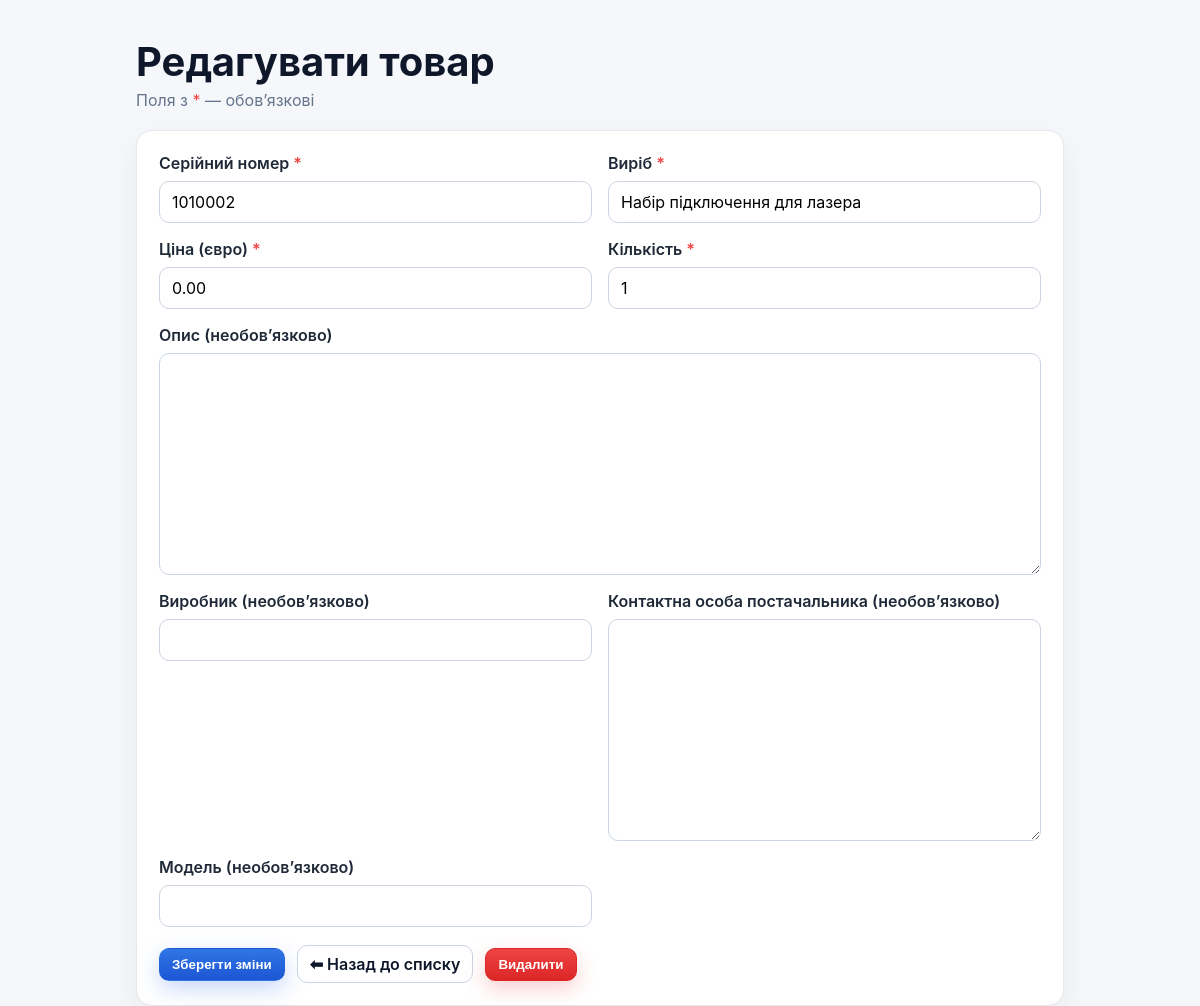
Page /product/3/edit/ on the committed database.
### imagApp/models.py (models this page shows, shortened)
class Product(models.Model):
    subsystem = models.ForeignKey(Subsystem, on_delete=models.CASCADE, related_name="products")
    serial_number = models.CharField("Серійний номер", max_length=50)
    name = models.CharField("Виріб", max_length=100)
    price = models.DecimalField("Ціна (євро)", max_digits=10, decimal_places=2)
    stock = models.PositiveIntegerField("Кількість", default=1)
    description = models.TextField("Опис", blank=True, null=True)
    manufacturer = models.CharField("Виробник", max_length=100, blank=True, null=True)
    model = models.CharField("Модель", max_length=100, blank=True, null=True)
    supplier_contact = models.TextField("Контактна особа постачальника", blank=True, null=True)

### imagApp/views.py (the view)
# urls.py: path("product/<int:pk>/edit/", views.edit_product, name="edit_product"),
def edit_product(request, pk):
    product = get_object_or_404(Product, pk=pk)
    if request.method == "POST":
        form = ProductForm(request.POST, instance=product)
        if form.is_valid():
            form.save()
            messages.info(request, "Зміни збережено")
            return redirect("production")
        else:
            messages.error(request, "Виникла помилка. Перевірте дані.")
    else:
        form = ProductForm(instance=product)
    return render(request, "product_form.html", {"form": form, "mode": "edit", "product": product})

### imagApp/forms.py
class ProductForm(forms.ModelForm):
    class Meta:
        model = Product
        fields = [
            "subsystem",
            "serial_number",
            "name",
            "price",
            "stock",
            "description",
            "manufacturer",
            "model",
            "supplier_contact",
        ]

### imagApp/models.py (called while the page is built)
    def __str__(self):
        return f"{self.serial_number} - {self.system} - {self.subsystem}"

### imagApp/templates/product_form.html (shortened to what this page needs)
{% load static %}
<!DOCTYPE html>
<html lang="uk">
<head>
    <link rel="stylesheet" href="{% static 'css/main.css' %}">
    <link rel="stylesheet" href="{% static 'css/product_form.css' %}">
</head>
<body>
    <main class="container">
        <header class="page-header">
            <h1>{% if mode == "edit" %}Редагувати товар{% else %}Додати товар{% endif %}</h1>
            <p class="subtitle">Поля з <span class="req">*</span> — обов’язкові</p>
        </header>
        <section class="card">
            <form method="post" novalidate>
                <div class="grid">
                    <div class="form-group">
                        <label for="{{ form.serial_number.id_for_label }}">Серійний номер <span class="req">*</span></label>
                        {{ form.serial_number }}
                    </div>
                    <div class="form-group">
                        <label for="{{ form.name.id_for_label }}">Виріб <span class="req">*</span></label>
                        {{ form.name }}
                    </div>
                    <div class="form-group">
                        <label for="{{ form.price.id_for_label }}">Ціна (євро) <span class="req">*</span></label>
                        {{ form.price }}
                    </div>
                    <div class="form-group">
                        <label for="{{ form.stock.id_for_label }}">Кількість <span class="req">*</span></label>
                        {{ form.stock }}
                    </div>
                    <div class="form-group col-span-2">
                        <label for="{{ form.description.id_for_label }}">Опис (необов’язково)</label>
                        {{ form.description }}
                    </div>
                    <div class="form-group">
                        <label for="{{ form.manufacturer.id_for_label }}">Виробник (необов’язково)</label>
                        {{ form.manufacturer }}
                    </div>
                    <div class="form-group kontact-textarea">
                        <label for="{{ form.supplier_contact.id_for_label }}">Контактна особа постачальника (необов’язково)</label>
                        {{ form.supplier_contact }}
                    </div>
                    <div class="form-group">
                        <label for="{{ form.model.id_for_label }}">Модель (необов’язково)</label>
                        {{ form.model }}
                    </div>
                </div>
                <div class="actions">
                    <button type="submit" class="btn btn-primary">
                        {% if mode == "edit" %}Зберегти зміни{% else %}Створити{% endif %}
                    </button>
                    <a href="{% url 'production' %}" class="btn btn-secondary">⬅ Назад до списку</a>
                    {% if mode == "edit" and product %}
                        <button
                            type="submit"
                            class="btn btn-danger"
                            formaction="{% url 'product_delete' product.pk %}"
                            formmethod="post"
                            formnovalidate
                            onclick="return confirm('Видалити «{{ product.name }}» назавжди?');"
                        >
                            Видалити
                        </button>
                    {% endif %}
                </div>
            </form>
        </section>
    </main>
</body>
</html>

### static/css/main.css (style rules this page uses)
* { box-sizing: border-box; }
html, body { height: 100%; }
body { margin: 0; color: #0f172a; background: #fff; font-family: -apple-system, BlinkMacSystemFont, "Segoe UI", Inter, Roboto, Arial, "Noto Sans", sans-serif; }
.btn { display: inline-flex; font-weight: 600; align-items: center; justify-content: center; padding: 8px 12px; border: 1px solid transparent; border-radius: 10px; text-decoration: none; cursor: pointer; transition: background .15s ease, border-color .15s ease, transform .04s ease; }
.btn-primary { background: linear-gradient(180deg, #3075e5, #1c56d4); box-shadow: 0 8px 22px rgba(37, 99, 235, .25); color: #fff; }
.req { color: #ef4444; }

### static/css/product_form.css (style rules this page uses)
body { background: #f6f7fb; font-family: -apple-system, BlinkMacSystemFont, "Segoe UI", Inter, Roboto, Arial, "Noto Sans", "Helvetica Neue", sans-serif; }
.container { max-width: 960px; margin: 40px auto; padding: 0 16px; }
.page-header h1 { margin: 0 0 6px; font-size: 40px; line-height: 1.1; }
.subtitle { margin: 0 0 20px; color: #64748b; }
.card { background: #fff; border: 1px solid #e5e7eb; border-radius: 16px; box-shadow: 0 12px 32px rgba(2, 6, 23, .06); padding: 22px; }
.grid { display: grid; gap: 16px; grid-template-columns: 1fr; }
@media (min-width: 820px) { .grid { grid-template-columns: repeat(2, 1fr); } }
.col-span-2 { grid-column: span 2; }
.form-group { display: flex; flex-direction: column; gap: 8px; }
label { font-weight: 600; color: #1f2937; }
input[type="text"], input[type="number"], input[type="email"], input[type="url"], textarea, select { appearance: none; font: inherit; width: 100%; padding: 10px 12px; border: 1px solid #cbd5e1; border-radius: 10px; background: #fff; outline: none; transition: border-color .15s ease, box-shadow .15s ease, background .15s ease; }
textarea { resize: vertical; min-height: 110px; }
.kontact-textarea textarea { min-height: 44px; }
.actions { margin-top: 18px; display: flex; gap: 12px; align-items: center; }
.btn-danger { background: linear-gradient(180deg, #ef4444, #dc2626); color: #fff; border-color: #dc2626; box-shadow: 0 8px 20px rgba(239, 68, 68, .25); }
.btn-secondary { background: #fff; color: #0f172a; border-color: #cbd5e1; }

### rows in the picture
Product: serial_number "1010002", name "Набір підключення для лазера", price "0.00", stock "1"
